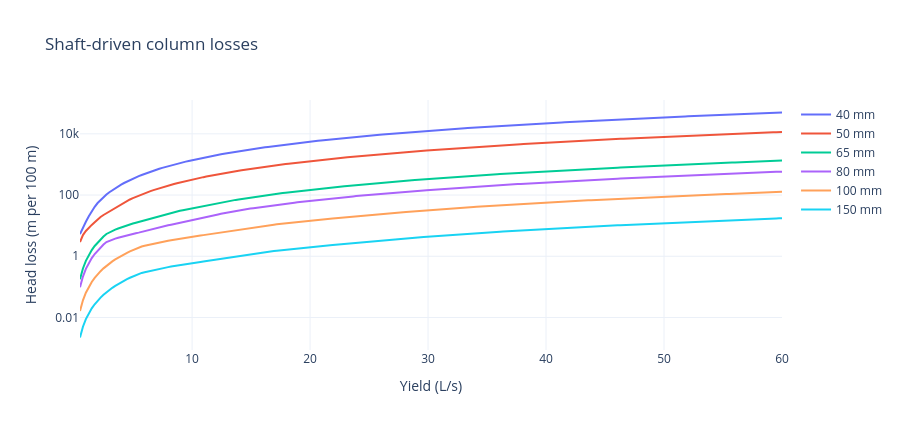
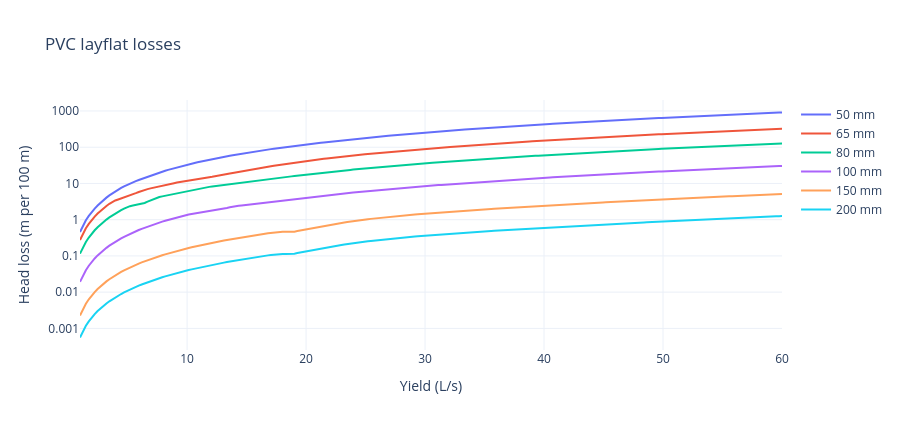

Notebook cell for these charts, in order:
### Markdown cell above
## 7. Inspect friction curves and source knots
150 mm column and 200 mm layflat are estimates. Extensions outside chart flow limits are also labelled in calculation results. Nominal sizes do not establish actual internal waterway dimensions.

### Code cell
friction_plot('column').show()
friction_plot('layflat').show()
knots = pd.read_csv('data/curve_points.csv')
display(knots.head(12))
print('Selected pump source:', pump['source'])

### Figure 1 — Plotly figure (JSON) as saved in the notebook; plotly's stock layout.template omitted (floating-point values rounded to 4 significant figures; data arrays with more than 128 entries replaced by an {"elided": "..."} marker saying what was removed)
{"data": [{"name": "40 mm", "type": "scatter", "x": {"elided": "240 float values"}, "y": {"elided": "240 float values"}}, {"name": "50 mm", "type": "scatter", "x": {"elided": "240 float values"}, "y": {"elided": "240 float values"}}, {"name": "65 mm", "type": "scatter", "x": {"elided": "240 float values"}, "y": {"elided": "240 float values"}}, {"name": "80 mm", "type": "scatter", "x": {"elided": "240 float values"}, "y": {"elided": "240 float values"}}, {"name": "100 mm", "type": "scatter", "x": {"elided": "240 float values"}, "y": {"elided": "240 float values"}}, {"name": "150 mm", "type": "scatter", "x": {"elided": "240 float values"}, "y": {"elided": "240 float values"}}], "layout": {"height": 430, "title": {"text": "Shaft-driven column losses"}, "xaxis": {"title": {"text": "Yield (L/s)"}}, "yaxis": {"title": {"text": "Head loss (m per 100 m)"}, "type": "log"}}}

### Figure 2 — Plotly figure (JSON) as saved in the notebook; plotly's stock layout.template omitted (floating-point values rounded to 4 significant figures; data arrays with more than 128 entries replaced by an {"elided": "..."} marker saying what was removed)
{"data": [{"name": "50 mm", "type": "scatter", "x": {"elided": "240 float values"}, "y": {"elided": "240 float values"}}, {"name": "65 mm", "type": "scatter", "x": {"elided": "240 float values"}, "y": {"elided": "240 float values"}}, {"name": "80 mm", "type": "scatter", "x": {"elided": "240 float values"}, "y": {"elided": "240 float values"}}, {"name": "100 mm", "type": "scatter", "x": {"elided": "240 float values"}, "y": {"elided": "240 float values"}}, {"name": "150 mm", "type": "scatter", "x": {"elided": "240 float values"}, "y": {"elided": "240 float values"}}, {"name": "200 mm", "type": "scatter", "x": {"elided": "240 float values"}, "y": {"elided": "240 float values"}}], "layout": {"height": 430, "title": {"text": "PVC layflat losses"}, "xaxis": {"title": {"text": "Yield (L/s)"}}, "yaxis": {"title": {"text": "Head loss (m per 100 m)"}, "type": "log"}}}
